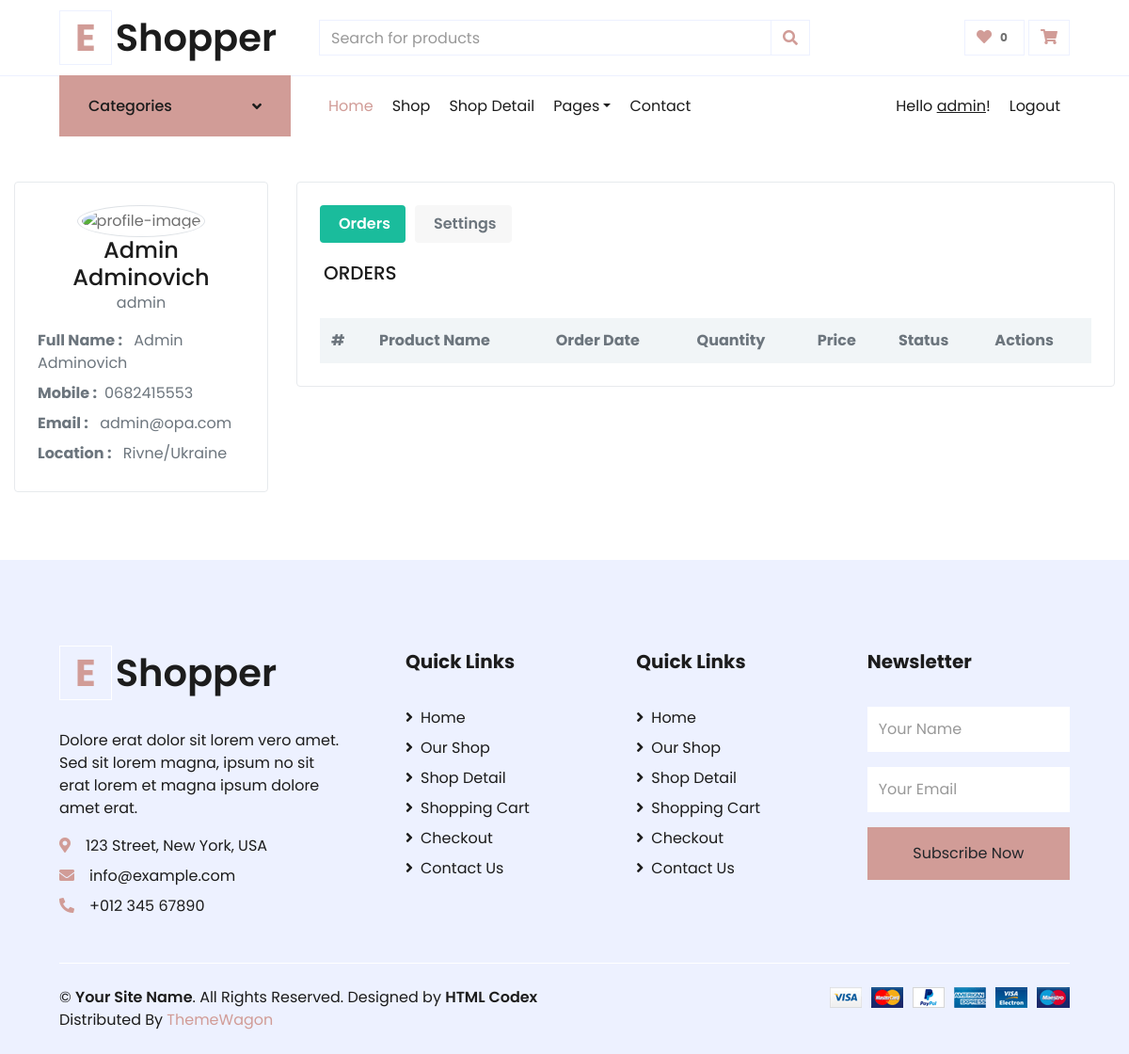
/profile/ (signed in), run on the app's committed database.
### shop/models.py (models this page shows, shortened)
class Profile(models.Model):
    user = models.ForeignKey(User, on_delete=models.DO_NOTHING)
    date_of_birth = models.DateField()
    user_group = models.ForeignKey(Group, on_delete=models.DO_NOTHING)
    phone = models.CharField(max_length=15, blank=False)
    address = models.ForeignKey(Address, related_name='pk', on_delete=models.DO_NOTHING)
    photo = models.ImageField(upload_to='profiles/', blank=True)
    class Meta:
        verbose_name = "Profile"
        verbose_name_plural = "Profiles"

class City(models.Model):
    city_name = models.CharField(max_length=30, blank=False)
    country = models.ForeignKey(Country, related_name='pk', on_delete=models.DO_NOTHING)
    class Meta:
        verbose_name = "City"
        verbose_name_plural = "Cities"

class Country(models.Model):
    country_name = models.CharField(max_length=30, blank=False, unique=True)
    class Meta:
        verbose_name = "Country"
        verbose_name_plural = "Countries"

### user_profile/views.py (the view, shortened to what this page needs)
# urls.py: path('profile/', include(('user_profile.urls', 'profile'), namespace='profile')),
def profile(request):
    user = ''
    profile = ''
    address = ''
    city = ''
    country = ''
    date_of_birth = ''
    orders = []
    user = request.user
    group = list(user.groups.values_list('name',flat = True))[0]
    if user.is_active:
        profile = Profile.objects.filter(user=user).first()
        address = profile.address
        city = address.city
        country = Country.objects.filter(pk=city.country.id).first()
        date_of_birth = profile.date_of_birth.strftime("%Y-%m-%d")
        if group == "customer":
            customer = Customer.objects.filter(profile=profile).first()
            orders = Order.objects.filter(customer=customer).order_by("-date_of_order").all()
            orders = [item.obj_to_dict() for item in orders]
    else:
        return redirect('myauth:login')
    return render(request, 'user_profile/profile.html', {"user":user,
                                                        "group":group,
                                                        "address":address,
                                                        "city":city,
                                                        "profile":profile,
                                                        "country":country,
                                                        "date_of_birth":date_of_birth,
                                                        "orders":orders})

### user_profile/templates/user_profile/profile.html (shortened to what this page needs)
{% extends 'base.html' %}
{% load static %}
{% block css_styles %}
<link rel="stylesheet" href="https://cdnjs.cloudflare.com/ajax/libs/MaterialDesign-Webfont/5.3.45/css/materialdesignicons.css" />
<link rel="stylesheet" href="https://cdnjs.cloudflare.com/ajax/libs/font-awesome/5.13.1/css/all.min.css" />
<link href="{% static 'css/profile.css' %}" rel="stylesheet">
{% endblock %}
    {% block content %}
    <div class="container-fluid">
    <div class="row">
        <div class="col-lg-3 col-xl-3">
            <div class="card-box text-center">
                <img src="https://bootdey.com/img/Content/avatar/avatar7.png" class="rounded-circle avatar-xl img-thumbnail" alt="profile-image">
                <h4 class="mb-0">{{user.first_name}} {{user.last_name}}</h4>
                <p class="text-muted">{{user.username}}</p>
                <div class="text-left mt-3">
                    <p class="text-muted mb-2 font-13"><strong>Full Name :</strong> <span class="ml-2">{{user.first_name}} {{user.last_name}}</span></p>
                    <p class="text-muted mb-2 font-13"><strong>Mobile :</strong><span class="ml-2">{{profile.phone}}</span></p>
                    <p class="text-muted mb-2 font-13"><strong>Email :</strong> <span class="ml-2 ">{{user.email}}</span></p>
                    <p class="text-muted mb-1 font-13"><strong>Location :</strong> <span class="ml-2">{{city.city_name}}/{{country.country_name}}</span></p>
                </div>
            </div>
        </div>
        <div class="col-lg-9 col-xl-9">
            <div class="card-box">
                <ul class="nav nav-pills navtab-bg">
                    <li class="nav-item">
                        <a href="#orders" data-toggle="tab" aria-expanded="true" class="nav-link ml-0 active">
                            Orders
                        </a>
                    </li>
                    <li class="nav-item">
                        <a href="#settings" data-toggle="tab" aria-expanded="false" class="nav-link">
                            Settings
                        </a>
                    </li>
                </ul>
                <div class="tab-content">
                    <div class="tab-pane show active" id="orders">
                        <h5 class="mb-4 text-uppercase">
                            Orders</h5>
                        <div class="table-responsive">
                            <table class="table table-borderless mb-0">
                                <thead class="thead-light">
                                    <tr>
                                        <th>#</th>
                                        <th>Product Name</th>
                                        <th>Order Date</th>
                                        <th>Quantity</th>
                                        <th>Price</th>
                                        <th>Status</th>
                                        <th>Actions</th>
                                    </tr>
                                </thead>
                            </table>
                        </div>
                    </div>
                </div>
            </div>
        </div>
    </div>
    </div>
    {% endblock %}

### templates/layouts/header.html (shortened to what this page needs)
{% load static %}
    <div class="container-fluid">
        <div class="row align-items-center py-3 px-xl-5">
            <div class="col-lg-3 d-none d-lg-block">
                <a href="" class="text-decoration-none">
                    <h1 class="m-0 display-5 font-weight-semi-bold"><span class="text-primary font-weight-bold border px-3 mr-1">E</span>Shopper</h1>
                </a>
            </div>
            <div class="col-lg-6 col-6 text-left">
                <form action="">
                    <div class="input-group">
                        <input type="text" class="form-control" placeholder="Search for products">
                        <div class="input-group-append">
                            <span class="input-group-text bg-transparent text-primary">
                                <i class="fa fa-search"></i>
                            </span>
                        </div>
                    </div>
                </form>
            </div>
            <div class="col-lg-3 col-6 text-right">
                <a href="" class="btn border">
                    <i class="fas fa-heart text-primary"></i>
                    <span class="badge">0</span>
                </a>
                <a href="{% url 'cart:shop_cart' %}" class="btn border">
                    <i class="fas fa-shopping-cart text-primary"></i>
                </a>
            </div>
        </div>
    </div>
    <div class="container-fluid mb-5">
        <div class="row border-top px-xl-5">
            <div class="col-lg-3 d-none d-lg-block">
                <a class="btn shadow-none d-flex align-items-center justify-content-between bg-primary text-white w-100" data-toggle="collapse" href="#navbar-vertical" style="height: 65px; margin-top: -1px; padding: 0 30px;">
                    <h6 class="m-0">Categories</h6>
                    <i class="fa fa-angle-down text-dark"></i>
                </a>
            </div>
            <div class="col-lg-9">
                <nav class="navbar navbar-expand-lg bg-light navbar-light py-3 py-lg-0 px-0">
                    <div class="collapse navbar-collapse justify-content-between" id="navbarCollapse">
                        <div class="navbar-nav mr-auto py-0">
                            <a href="{% url 'shop:homepage' %}" class="nav-item nav-link active">Home</a>
                            <a href="{% url 'shop:shop_page' %}" class="nav-item nav-link">Shop</a>
                            <a href="detail.html" class="nav-item nav-link">Shop Detail</a>
                            <div class="nav-item dropdown">
                                <a href="#" class="nav-link dropdown-toggle" data-toggle="dropdown">Pages</a>
                            </div>
                            <a href="contact.html" class="nav-item nav-link">Contact</a>
                        </div>
                        <div class="navbar-nav ml-auto py-0">
                            {% if user.is_authenticated %}
                            <a href="{% url 'profile:profile' %}" class="nav-item nav-link">Hello <u>{{user.username}}</u>!</a>
                            <a href="{% url 'myauth:logout' %}" class="nav-item nav-link">Logout</a>
                            {% else %}
                            <a href="{% url 'myauth:login' %}" class="nav-item nav-link">Login</a>
                            <a href="{% url 'myauth:signin' %}" class="nav-item nav-link">Register</a>
                            {% endif %}
                        </div>
                    </div>
                </nav>
            </div>
        </div>
    </div>

### user_profile/static/css/profile.css (style rules this page uses)
.card-box { background-color: #fff; background-clip: border-box; border: 1px solid #e7eaed; padding: 1.5rem; margin-bottom: 24px; border-radius: .25rem; }
.avatar-xl { height: 6rem; width: 6rem; }
.rounded-circle { border-radius: 50%!important; }
.nav-pills .nav-link.active, .nav-pills .show>.nav-link { color: #fff; background-color: #1abc9c; }
.nav-pills .nav-link { border-radius: .25rem; }
.navtab-bg li>a { background-color: #f7f7f7; margin: 0 5px; }
.nav-pills>li>a, .nav-tabs>li>a { color: #6c757d; font-weight: 600; }
.mb-4, .my-4 { margin-bottom: 2.25rem!important; }
.tab-content { padding: 20px 0 0 0; }
.m-0 { margin: 0!important; }
.table .thead-light th { color: #6c757d; background-color: #f1f5f7; border-color: #dee2e6; }

### data on the page
Profile: phone "0682415553"
City: city_name "Rivne"
Country: country_name "Ukraine"

### other printed values
{{ user.username }} "admin"
{{ user.first_name }} "Admin"
{{ user.last_name }} "Adminovich"
{{ user.email }} "admin@opa.com"
